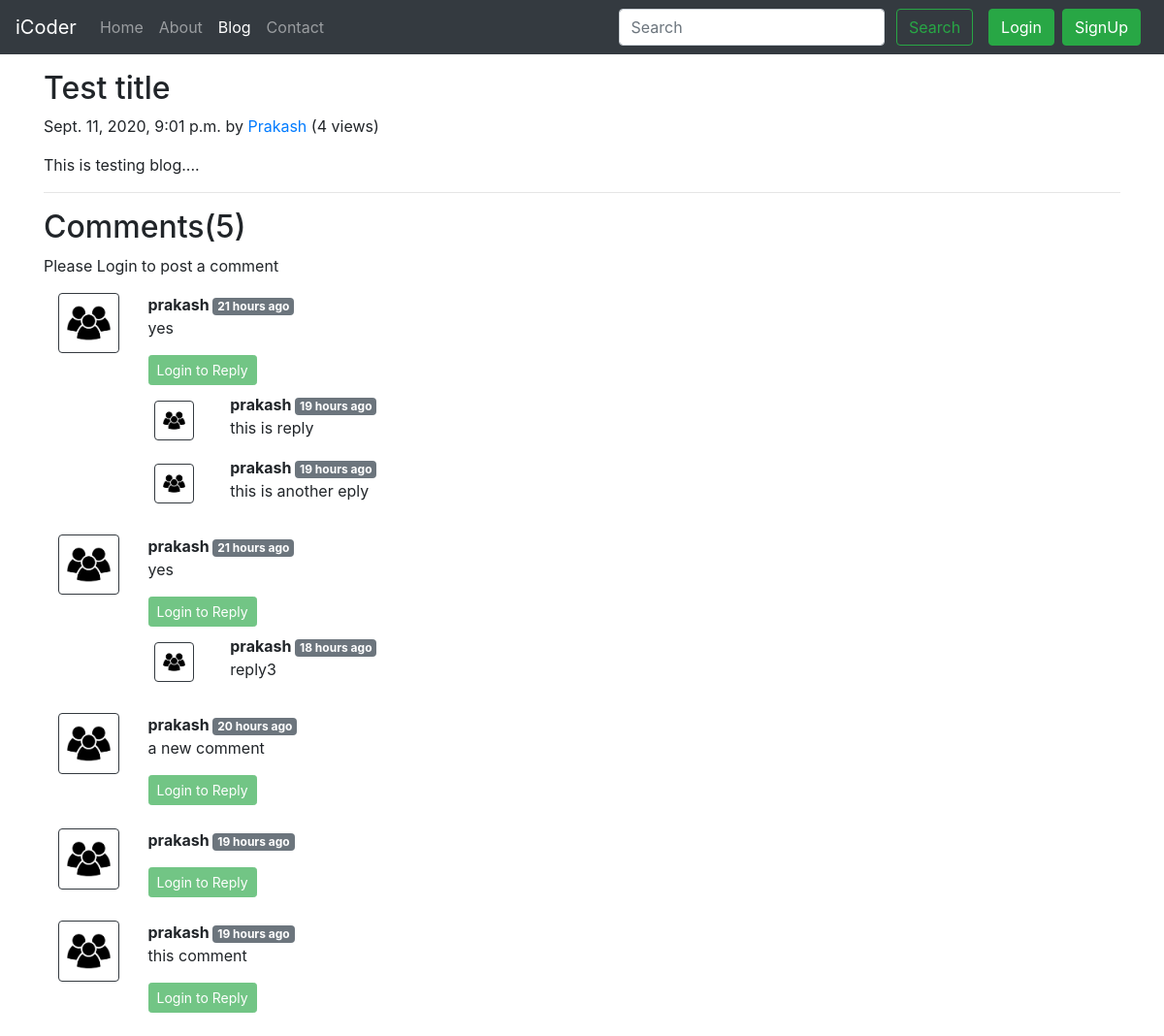
/blog/first-post, run on the app's committed database.
### blog/models.py (models this page shows, shortened)
class Post(models.Model):
    sno = models.AutoField(primary_key=True)
    title = models.CharField(max_length=255)
    content = models.TextField()
    author = models.CharField(max_length=25)
    slug = models.CharField(max_length=130)
    views = models.IntegerField(default=0)
    timeStamp = models.DateTimeField(blank=True)

class BlogComment(models.Model):
    sno = models.AutoField(primary_key = True)
    comment = models.TextField()
    user = models.ForeignKey(User, on_delete=models.CASCADE)
    post = models.ForeignKey(Post, on_delete=models.CASCADE)
    parent = models.ForeignKey('self', on_delete=models.CASCADE, null=True)
    timestamp = models.DateTimeField(default=now)

### blog/views.py (the view)
# urls.py: path('<str:slug>', views.blogPost, name='blogPost'),
def blogPost(request, slug):
    post = Post.objects.filter(slug=slug).first()
    post.views = post.views + 1
    post.save()
    comments = BlogComment.objects.filter(post=post, parent=None)
    replies = BlogComment.objects.filter(post=post).exclude(parent=None)
    replyDict = {}
    for reply in replies:
        if reply.parent.sno not in replyDict.keys():
            replyDict[reply.parent.sno] = [reply]
        else:
            replyDict[reply.parent.sno].append(reply)
    context = {'post': post, 'comments':comments, 'user':request.user, 'replyDict':replyDict}
    return render(request, 'blog/blogPost.html', context)

### blog/templatetags/extras.py (called while the page is built)
@register.filter(name='get_val')
def get_val(dict, key):
    return dict.get(key)

### templates/blog/blogPost.html (shortened to what this page needs)
{% extends 'home/base.html' %}
{% block blogactive %} active {% endblock blogactive %}
{% block body %}
{% load humanize %}
{% load extras %}
<div class="container my-3">
    <h2 class="blog-post-title">{{post.title}}</h2>
    <p class="blog-post-meta">{{post.timeStamp}} by <a href="/about" >{{post.author}}</a> (<span>{{post.views}} views</span>)</p>
    <p>{{post.content|safe}}</p>
    <hr>
</div>
<div class="container">
  <h2>Comments({{comments.count}})</h2>
<div class="my-2">
{% if user.is_authenticated %}
<form action="/blog/postComment" method="post">
  {% csrf_token %}
  <div class="form-group">
    <label for="comment">Post Comment</label>
    <input type="text" class="form-control" name="comment" placeholder="Enter your comment here">
  </div>
  <input type="hidden" name="postSno" value="{{post.sno}}">
  <input type="hidden" name="parentSno" value="">
  <button type="submit" class="btn btn-success">Submit</button>
</form>
{% else %}
<p>Please Login to post a comment</p>
{% endif %}
</div>
  {% for comment in comments %}
  <div class="row my-3 mx-0">
    <div class="col-md-1">
      <img class="rounded mx-auto d-block w-100 p-2 border border-dark" src="/static/img/user.png" alt="user">
    </div>
    <div class="col-md-11">
      <b>{{comment.user.username}} </b> <span class="badge badge-secondary">{{comment.timestamp|naturaltime}}</span>
      <div>{{comment.comment}}</div>
      <div class="reply mx-0 mt-3">
        {% if user.is_authenticated %}
          <button class="btn btn-sm btn-success" type="button" data-toggle="collapse" data-target="#replyBox{{comment.sno}}" aria-expanded="false" aria-controls="replyBox{{comment.sno}}">
            Reply
          </button>
        <div class="collapse" id="replyBox{{comment.sno}}">
          <div class="card card-body my-2">
            <form action="/blog/postComment" method="post">
              {% csrf_token %}
              <div class="form-group">
                <label for="comment">Reply the above comment</label>
                <input type="text" class="form-control" name="comment" placeholder="Enter your reply comment here">
                <input type="hidden" name="parentSno" value="{{comment.sno}}">
              </div>
              <input type="hidden" name="postSno" value="{{post.sno}}">
              <button type="submit" class="btn btn-success">Submit</button>
            </form>
          </div>
        </div>
        {% else %}
        <button class="btn btn-sm btn-success" type="button" data-toggle="collapse" data-target="#replyBox{{comment.sno}}" aria-expanded="false" aria-controls="replyBox{{comment.sno}}" disabled>
          Login to Reply
        </button>
        {% endif %}
        <div class="replies my-2">
          {% for reply in replyDict|get_val:comment.sno %}
          <div class="row my-2">
              <div class="col-md-1">
              <img class="rounded mx-auto d-block w-75 p-2 my-2 border border-dark" src="/static/img/user.png" alt="user">
              </div>
              <div class="col-md-11">
              <b>{{reply.user.username}} </b> <span class="badge badge-secondary">{{reply.timestamp|naturaltime}}</span>
              <div>{{reply.comment}}</div>
              </div>
          </div>
          {% endfor %}
        </div>
      </div>
    </div>
  </div>
  {% endfor %}
</div>
{% endblock body %}

### templates/home/base.html (shortened to what this page needs)
<!doctype html>
<html lang="en">
  <head>
    <link rel="stylesheet" href="https://stackpath.bootstrapcdn.com/bootstrap/4.5.2/css/bootstrap.min.css">
  </head>
  <body>
    <nav class="navbar navbar-expand-lg navbar-dark bg-dark">
        <a class="navbar-brand" href="/">iCoder</a>
        <div class="collapse navbar-collapse" id="navbarSupportedContent">
          <ul class="navbar-nav mr-auto">
            <li class="nav-item {% block homeactive %} {% endblock homeactive %}">
              <a class="nav-link" href="/">Home <span class="sr-only">(current)</span></a>
            </li>
            <li class="nav-item {% block aboutactive %} {% endblock aboutactive %}">
              <a class="nav-link" href="/about">About</a>
            </li>
            <li class="nav-item {% block blogactive %} {% endblock blogactive %}">
              <a class="nav-link" href="/blog">Blog</a>
            </li>
            <li class="nav-item {% block contactactive %} {% endblock contactactive %}">
              <a class="nav-link" href="/contact">Contact</a>
            </li>
          </ul>
          <div class="ml-auto form-inline">
          <form method="get" action="/search" class="my-2 my-lg-0 mx-3">
            <input class="form-control mr-sm-2" type="search" placeholder="Search" aria-label="Search" name="query" id="query">
            <button class="btn btn-outline-success my-2 my-sm-0" type="submit">Search</button>
          </form>
      {% if user.is_authenticated %}
      <ul class="navbar-nav mr-2">
        <li class="nav-item dropdown">
          <a class="nav-link dropdown-toggle" href="#" id="navbarDropdown" role="button" data-toggle="dropdown" aria-haspopup="true" aria-expanded="false">
          Welcome, {{request.user}}
        </a>
        <div class="dropdown-menu" aria-labelledby="navbarDropdown">
          <a class="dropdown-item" href="/logout">Logout</a>
        </li>
      </ul>
      </div>
      {% else %}
      <button type="button" class="btn btn-success mr-2" data-toggle="modal" data-target="#loginModal">
        Login
      </button>
      <button type="button" class="btn btn-success mr-2" data-toggle="modal" data-target="#signupModal">
        SignUp
      </button>
      {% endif %}
    </div>
      </div>
      </nav>
      {% block body %}
      {% endblock body %}
  </body>
</html>

### data on the page
Post: title "Test title", timeStamp "Sept. 11, 2020, 9:01 p.m.", author "Prakash", views "4", content "This is testing blog...."
BlogComment: user.username "prakash", timestamp "21 hours ago", comment "yes"
BlogComment: user.username "prakash", timestamp "19 hours ago", comment "this is reply"
BlogComment: user.username "prakash", timestamp "19 hours ago", comment "this is another eply"
BlogComment: user.username "prakash", timestamp "21 hours ago", comment "yes"
BlogComment: user.username "prakash", timestamp "18 hours ago", comment "reply3"
BlogComment: user.username "prakash", timestamp "20 hours ago", comment "a new comment"
BlogComment: user.username "prakash", timestamp "19 hours ago"
BlogComment: user.username "prakash", timestamp "19 hours ago", comment "this comment"

### other printed values
{{ comments.count }} "5"
